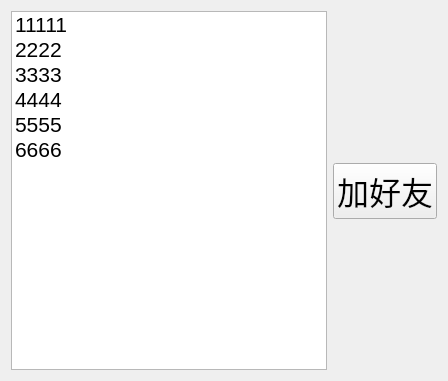
<?xml version="1.0" encoding="UTF-8"?>
<ui version="4.0">
 <class>Online</class>
 <widget class="QWidget" name="Online">
  <property name="geometry">
   <rect>
    <x>0</x>
    <y>0</y>
    <width>448</width>
    <height>381</height>
   </rect>
  </property>
  <property name="windowTitle">
   <string>Form</string>
  </property>
  <layout class="QHBoxLayout" name="horizontalLayout_2">
   <item>
    <layout class="QHBoxLayout" name="horizontalLayout">
     <item>
      <widget class="QListWidget" name="online_hw">
       <property name="font">
        <font>
         <pointsize>16</pointsize>
        </font>
       </property>
       <item>
        <property name="text">
         <string>11111</string>
        </property>
       </item>
       <item>
        <property name="text">
         <string>2222</string>
        </property>
       </item>
       <item>
        <property name="text">
         <string>3333</string>
        </property>
       </item>
       <item>
        <property name="text">
         <string>4444</string>
        </property>
       </item>
       <item>
        <property name="text">
         <string>5555</string>
        </property>
       </item>
       <item>
        <property name="text">
         <string>6666</string>
        </property>
       </item>
      </widget>
     </item>
     <item>
      <layout class="QVBoxLayout" name="verticalLayout">
       <item>
        <spacer name="verticalSpacer">
         <property name="orientation">
          <enum>Qt::Vertical</enum>
         </property>
         <property name="sizeHint" stdset="0">
          <size>
           <width>20</width>
           <height>40</height>
          </size>
         </property>
        </spacer>
       </item>
       <item>
        <widget class="QPushButton" name="addFriend_pb">
         <property name="font">
          <font>
           <family>Arial</family>
           <pointsize>24</pointsize>
          </font>
         </property>
         <property name="text">
          <string>加好友</string>
         </property>
        </widget>
       </item>
       <item>
        <spacer name="verticalSpacer_2">
         <property name="orientation">
          <enum>Qt::Vertical</enum>
         </property>
         <property name="sizeHint" stdset="0">
          <size>
           <width>20</width>
           <height>40</height>
          </size>
         </property>
        </spacer>
       </item>
      </layout>
     </item>
    </layout>
   </item>
  </layout>
 </widget>
 <resources/>
 <connections/>
</ui>
